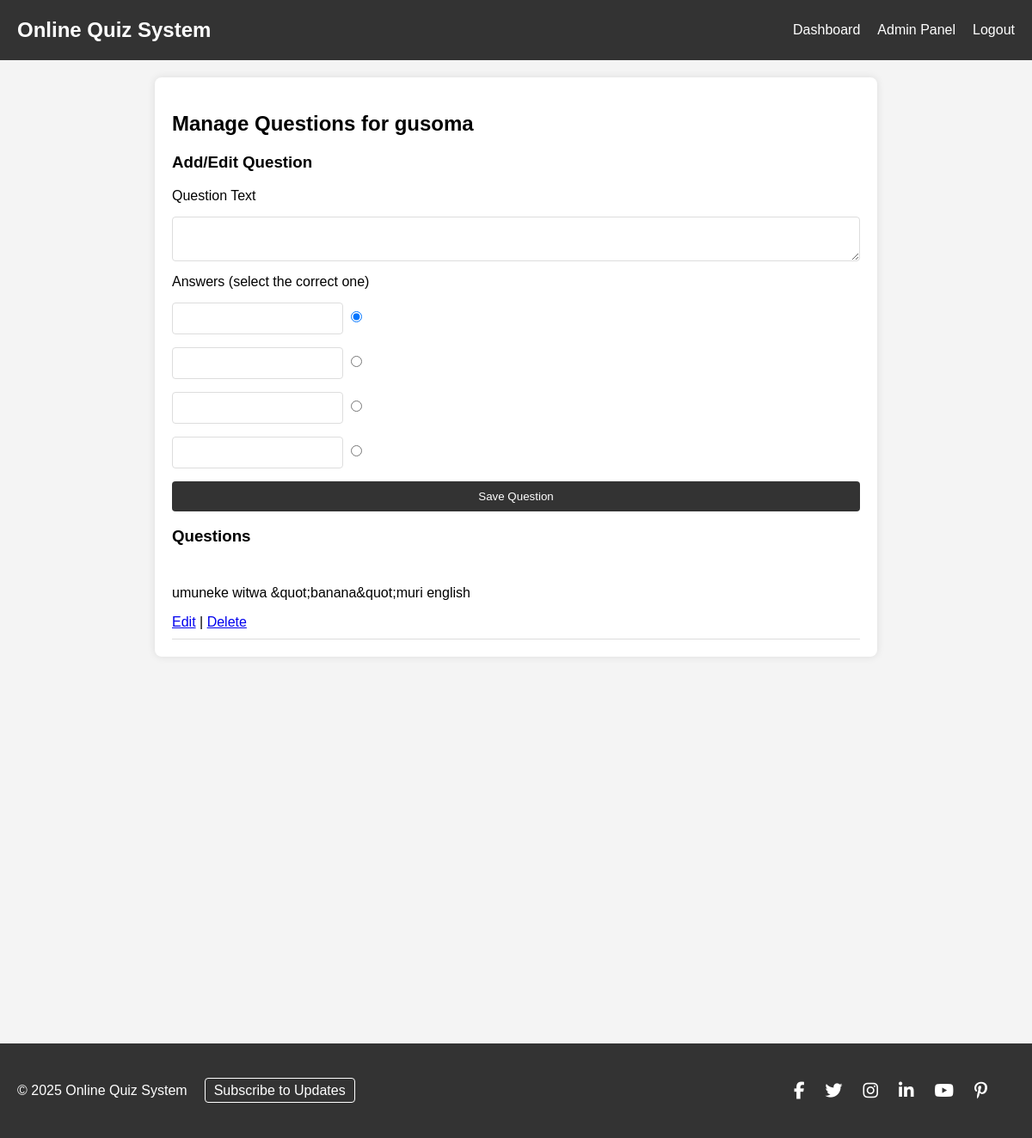
Screenshot of /manage_questions.php?quiz_id=5 (signed in) with the database file from the repository.
### tables this page shows
CREATE TABLE `quizzes` (
  `id` int(11) NOT NULL,
  `title` varchar(255) NOT NULL,
  `description` text DEFAULT NULL,
  `created_at` timestamp NOT NULL DEFAULT current_timestamp()
);

CREATE TABLE `questions` (
  `id` int(11) NOT NULL,
  `quiz_id` int(11) NOT NULL,
  `question_text` text NOT NULL
);

### manage_questions.php (the view, shortened to what this page needs)
<?php
require_once 'header.php';
$quiz_id = $_GET['quiz_id'];
$stmt = $pdo->prepare("SELECT * FROM quizzes WHERE id = ?");
$stmt->execute([$quiz_id]);
$quiz = $stmt->fetch();
$question = null;
$stmt = $pdo->prepare("SELECT * FROM questions WHERE quiz_id = ?");
$stmt->execute([$quiz_id]);
$questions = $stmt->fetchAll();
?>
<h2>Manage Questions for <?php echo htmlspecialchars($quiz['title']); ?></h2>
<h3>Add/Edit Question</h3>
<form method="POST">
    <label>Question Text</label>
    <textarea name="question_text" required><?php echo $question ? htmlspecialchars($question['question_text']) : ''; ?></textarea>
    <label>Answers (select the correct one)</label>
    <?php for ($i = 0; $i < 4; $i++): ?>
        <div>
            <input type="text" name="answers[]" value="<?php echo $question && isset($question['answers'][$i]) ? htmlspecialchars($question['answers'][$i]['answer_text']) : ''; ?>" <?php echo $i < 2 ? 'required' : ''; ?>>
            <input type="radio" name="correct_answer" value="<?php echo $i; ?>" <?php echo $question && isset($question['answers'][$i]) && $question['answers'][$i]['is_correct'] ? 'checked' : ($i == 0 && !$question ? 'checked' : ''); ?>>
        </div>
    <?php endfor; ?>
    <button type="submit">Save Question</button>
</form>
<h3>Questions</h3>
<div class="question-list">
    <?php if (empty($questions)): ?>
        <p>No questions available.</p>
    <?php else: ?>
        <?php foreach ($questions as $q): ?>
            <div>
                <p><?php echo htmlspecialchars($q['question_text']); ?></p>
                <a href="manage_questions.php?quiz_id=<?php echo $quiz_id; ?>&edit=<?php echo $q['id']; ?>">Edit</a> |
                <a href="manage_questions.php?quiz_id=<?php echo $quiz_id; ?>&delete=<?php echo $q['id']; ?>" onclick="return confirm('Are you sure?');">Delete</a>
            </div>
        <?php endforeach; ?>
    <?php endif; ?>
</div>
<?php require_once 'footer.php'; ?>

### style.css (style rules this page uses)
body { font-family: Arial, sans-serif; margin: 0; padding: 0; background-color: #f4f4f4; }
form { display: flex; flex-direction: column; gap: 15px; }
input, textarea, select, button { padding: 10px; border: 1px solid #ddd; border-radius: 4px; }
button { background-color: #333; color: white; border: none; cursor: pointer; }
.quiz-list, .question-list { margin-top: 20px; }
.quiz-list div, .question-list div { border-bottom: 1px solid #ddd; padding: 10px 0; }

### rows the page displays
quizzes: title "gusoma"
questions: question_text "umuneke witwa &quot;banana&quot;muri english"
